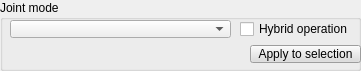
  <widget class="QGroupBox" name="groupBox_2">
   <property name="geometry">
    <rect>
     <x>10</x>
     <y>190</y>
     <width>361</width>
     <height>71</height>
    </rect>
   </property>
   <property name="title">
    <string>Joint mode</string>
   </property>
   <property name="flat">
    <bool>true</bool>
   </property>
   <widget class="QComboBox" name="qqJointModeCombo">
    <property name="geometry">
     <rect>
      <x>10</x>
      <y>20</y>
      <width>221</width>
      <height>18</height>
     </rect>
    </property>
   </widget>
   <widget class="QCheckBox" name="qqHybrid">
    <property name="geometry">
     <rect>
      <x>240</x>
      <y>20</y>
      <width>121</width>
      <height>18</height>
     </rect>
    </property>
    <property name="focusPolicy">
     <enum>Qt::StrongFocus</enum>
    </property>
    <property name="text">
     <string>Hybrid operation</string>
    </property>
   </widget>
   <widget class="QToolButton" name="qqApplyMode">
    <property name="geometry">
     <rect>
      <x>250</x>
      <y>45</y>
      <width>111</width>
      <height>18</height>
     </rect>
    </property>
    <property name="palette">
     <palette>
      <active>
       <colorrole role="WindowText">
        <brush brushstyle="SolidPattern">
         <color alpha="255">
          <red>0</red>
          <green>0</green>
          <blue>0</blue>
         </color>
        </brush>
       </colorrole>
       <colorrole role="Button">
        <brush brushstyle="SolidPattern">
         <color alpha="255">
          <red>220</red>
          <green>220</green>
          <blue>220</blue>
         </color>
        </brush>
       </colorrole>
       <colorrole role="Light">
        <brush brushstyle="SolidPattern">
         <color alpha="255">
          <red>255</red>
          <green>255</green>
          <blue>255</blue>
         </color>
        </brush>
       </colorrole>
       <colorrole role="Midlight">
        <brush brushstyle="SolidPattern">
         <color alpha="255">
          <red>237</red>
          <green>237</green>
          <blue>237</blue>
         </color>
        </brush>
       </colorrole>
       <colorrole role="Dark">
        <brush brushstyle="SolidPattern">
         <color alpha="255">
          <red>110</red>
          <green>110</green>
          <blue>110</blue>
         </color>
        </brush>
       </colorrole>
       <colorrole role="Mid">
        <brush brushstyle="SolidPattern">
         <color alpha="255">
          <red>147</red>
          <green>147</green>
          <blue>147</blue>
         </color>
        </brush>
       </colorrole>
       <colorrole role="Text">
        <brush brushstyle="SolidPattern">
         <color alpha="255">
          <red>0</red>
          <green>0</green>
          <blue>0</blue>
         </color>
        </brush>
       </colorrole>
       <colorrole role="BrightText">
        <brush brushstyle="SolidPattern">
         <color alpha="255">
          <red>255</red>
          <green>255</green>
          <blue>255</blue>
         </color>
        </brush>
       </colorrole>
       <colorrole role="ButtonText">
        <brush brushstyle="SolidPattern">
         <color alpha="255">
          <red>0</red>
          <green>0</green>
          <blue>0</blue>
         </color>
        </brush>
       </colorrole>
       <colorrole role="Base">
        <brush brushstyle="SolidPattern">
         <color alpha="255">
          <red>255</red>
          <green>255</green>
          <blue>255</blue>
         </color>
        </brush>
       </colorrole>
       <colorrole role="Window">
        <brush brushstyle="SolidPattern">
         <color alpha="255">
          <red>220</red>
          <green>220</green>
          <blue>220</blue>
         </color>
        </brush>
       </colorrole>
       <colorrole role="Shadow">
        <brush brushstyle="SolidPattern">
         <color alpha="255">
          <red>0</red>
          <green>0</green>
          <blue>0</blue>
         </color>
        </brush>
       </colorrole>
       <colorrole role="AlternateBase">
        <brush brushstyle="SolidPattern">
         <color alpha="255">
          <red>237</red>
          <green>237</green>
          <blue>237</blue>
         </color>
        </brush>
       </colorrole>
       <colorrole role="ToolTipBase">
        <brush brushstyle="SolidPattern">
         <color alpha="255">
          <red>255</red>
          <green>255</green>
          <blue>220</blue>
         </color>
        </brush>
       </colorrole>
       <colorrole role="ToolTipText">
        <brush brushstyle="SolidPattern">
         <color alpha="255">
          <red>0</red>
          <green>0</green>
          <blue>0</blue>
         </color>
        </brush>
       </colorrole>
      </active>
      <inactive>
       <colorrole role="WindowText">
        <brush brushstyle="SolidPattern">
         <color alpha="255">
          <red>0</red>
          <green>0</green>
          <blue>0</blue>
         </color>
        </brush>
       </colorrole>
       <colorrole role="Button">
        <brush brushstyle="SolidPattern">
         <color alpha="255">
          <red>220</red>
          <green>220</green>
          <blue>220</blue>
         </color>
        </brush>
       </colorrole>
       <colorrole role="Light">
        <brush brushstyle="SolidPattern">
         <color alpha="255">
          <red>255</red>
          <green>255</green>
          <blue>255</blue>
         </color>
        </brush>
       </colorrole>
       <colorrole role="Midlight">
        <brush brushstyle="SolidPattern">
         <color alpha="255">
          <red>237</red>
          <green>237</green>
          <blue>237</blue>
         </color>
        </brush>
       </colorrole>
       <colorrole role="Dark">
        <brush brushstyle="SolidPattern">
         <color alpha="255">
          <red>110</red>
          <green>110</green>
          <blue>110</blue>
         </color>
        </brush>
       </colorrole>
       <colorrole role="Mid">
        <brush brushstyle="SolidPattern">
         <color alpha="255">
          <red>147</red>
          <green>147</green>
          <blue>147</blue>
         </color>
        </brush>
       </colorrole>
       <colorrole role="Text">
        <brush brushstyle="SolidPattern">
         <color alpha="255">
          <red>0</red>
          <green>0</green>
          <blue>0</blue>
         </color>
        </brush>
       </colorrole>
       <colorrole role="BrightText">
        <brush brushstyle="SolidPattern">
         <color alpha="255">
          <red>255</red>
          <green>255</green>
          <blue>255</blue>
         </color>
        </brush>
       </colorrole>
       <colorrole role="ButtonText">
        <brush brushstyle="SolidPattern">
         <color alpha="255">
          <red>0</red>
          <green>0</green>
          <blue>0</blue>
         </color>
        </brush>
       </colorrole>
       <colorrole role="Base">
        <brush brushstyle="SolidPattern">
         <color alpha="255">
          <red>255</red>
          <green>255</green>
          <blue>255</blue>
         </color>
        </brush>
       </colorrole>
       <colorrole role="Window">
        <brush brushstyle="SolidPattern">
         <color alpha="255">
          <red>220</red>
          <green>220</green>
          <blue>220</blue>
         </color>
        </brush>
       </colorrole>
       <colorrole role="Shadow">
        <brush brushstyle="SolidPattern">
         <color alpha="255">
          <red>0</red>
          <green>0</green>
          <blue>0</blue>
         </color>
        </brush>
       </colorrole>
       <colorrole role="AlternateBase">
        <brush brushstyle="SolidPattern">
         <color alpha="255">
          <red>237</red>
          <green>237</green>
          <blue>237</blue>
         </color>
        </brush>
       </colorrole>
       <colorrole role="ToolTipBase">
        <brush brushstyle="SolidPattern">
         <color alpha="255">
          <red>255</red>
          <green>255</green>
          <blue>220</blue>
         </color>
        </brush>
       </colorrole>
       <colorrole role="ToolTipText">
        <brush brushstyle="SolidPattern">
         <color alpha="255">
          <red>0</red>
          <green>0</green>
          <blue>0</blue>
         </color>
        </brush>
       </colorrole>
      </inactive>
      <disabled>
       <colorrole role="WindowText">
        <brush brushstyle="SolidPattern">
         <color alpha="255">
          <red>110</red>
          <green>110</green>
          <blue>110</blue>
         </color>
        </brush>
       </colorrole>
       <colorrole role="Button">
        <brush brushstyle="SolidPattern">
         <color alpha="255">
          <red>220</red>
          <green>220</green>
          <blue>220</blue>
         </color>
        </brush>
       </colorrole>
       <colorrole role="Light">
        <brush brushstyle="SolidPattern">
         <color alpha="255">
          <red>255</red>
          <green>255</green>
          <blue>255</blue>
         </color>
        </brush>
       </colorrole>
       <colorrole role="Midlight">
        <brush brushstyle="SolidPattern">
         <color alpha="255">
          <red>237</red>
          <green>237</green>
          <blue>237</blue>
         </color>
        </brush>
       </colorrole>
       <colorrole role="Dark">
        <brush brushstyle="SolidPattern">
         <color alpha="255">
          <red>110</red>
          <green>110</green>
          <blue>110</blue>
         </color>
        </brush>
       </colorrole>
       <colorrole role="Mid">
        <brush brushstyle="SolidPattern">
         <color alpha="255">
          <red>147</red>
          <green>147</green>
          <blue>147</blue>
         </color>
        </brush>
       </colorrole>
       <colorrole role="Text">
        <brush brushstyle="SolidPattern">
         <color alpha="255">
          <red>110</red>
          <green>110</green>
          <blue>110</blue>
         </color>
        </brush>
       </colorrole>
       <colorrole role="BrightText">
        <brush brushstyle="SolidPattern">
         <color alpha="255">
          <red>255</red>
          <green>255</green>
          <blue>255</blue>
         </color>
        </brush>
       </colorrole>
       <colorrole role="ButtonText">
        <brush brushstyle="SolidPattern">
         <color alpha="255">
          <red>110</red>
          <green>110</green>
          <blue>110</blue>
         </color>
        </brush>
       </colorrole>
       <colorrole role="Base">
        <brush brushstyle="SolidPattern">
         <color alpha="255">
          <red>220</red>
          <green>220</green>
          <blue>220</blue>
         </color>
        </brush>
       </colorrole>
       <colorrole role="Window">
        <brush brushstyle="SolidPattern">
         <color alpha="255">
          <red>220</red>
          <green>220</green>
          <blue>220</blue>
         </color>
        </brush>
       </colorrole>
       <colorrole role="Shadow">
        <brush brushstyle="SolidPattern">
         <color alpha="255">
          <red>0</red>
          <green>0</green>
          <blue>0</blue>
         </color>
        </brush>
       </colorrole>
       <colorrole role="AlternateBase">
        <brush brushstyle="SolidPattern">
         <color alpha="255">
          <red>220</red>
          <green>220</green>
          <blue>220</blue>
         </color>
        </brush>
       </colorrole>
       <colorrole role="ToolTipBase">
        <brush brushstyle="SolidPattern">
         <color alpha="255">
          <red>255</red>
          <green>255</green>
          <blue>220</blue>
         </color>
        </brush>
       </colorrole>
       <colorrole role="ToolTipText">
        <brush brushstyle="SolidPattern">
         <color alpha="255">
          <red>0</red>
          <green>0</green>
          <blue>0</blue>
         </color>
        </brush>
       </colorrole>
      </disabled>
     </palette>
    </property>
    <property name="focusPolicy">
     <enum>Qt::StrongFocus</enum>
    </property>
    <property name="text">
     <string>Apply to selection</string>
    </property>
   </widget>
  </widget>
